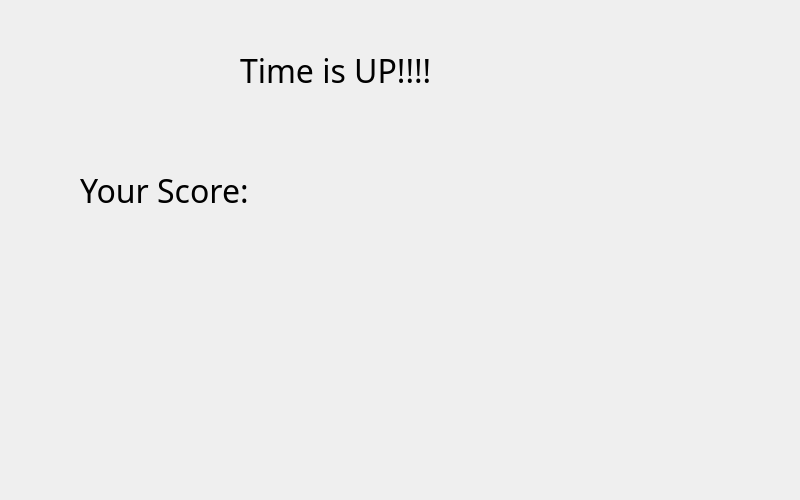
<?xml version="1.0" encoding="UTF-8"?>
<ui version="4.0">
 <class>GameOver</class>
 <widget class="QMainWindow" name="GameOver">
  <property name="geometry">
   <rect>
    <x>0</x>
    <y>0</y>
    <width>800</width>
    <height>500</height>
   </rect>
  </property>
  <property name="windowTitle">
   <string>MainWindow</string>
  </property>
  <widget class="QWidget" name="centralwidget">
   <widget class="QLabel" name="label">
    <property name="geometry">
     <rect>
      <x>240</x>
      <y>20</y>
      <width>300</width>
      <height>100</height>
     </rect>
    </property>
    <property name="font">
     <font>
      <family>Algerian</family>
      <pointsize>24</pointsize>
     </font>
    </property>
    <property name="text">
     <string>Time is UP!!!!</string>
    </property>
   </widget>
   <widget class="QLabel" name="label_2">
    <property name="geometry">
     <rect>
      <x>80</x>
      <y>140</y>
      <width>281</width>
      <height>101</height>
     </rect>
    </property>
    <property name="font">
     <font>
      <family>Algerian</family>
      <pointsize>24</pointsize>
     </font>
    </property>
    <property name="text">
     <string>Your Score:</string>
    </property>
   </widget>
   <widget class="QLabel" name="scorePic">
    <property name="geometry">
     <rect>
      <x>430</x>
      <y>150</y>
      <width>141</width>
      <height>71</height>
     </rect>
    </property>
    <property name="font">
     <font>
      <family>Algerian</family>
      <pointsize>24</pointsize>
     </font>
    </property>
    <property name="text">
     <string/>
    </property>
    <property name="alignment">
     <set>Qt::AlignRight|Qt::AlignTrailing|Qt::AlignVCenter</set>
    </property>
   </widget>
   <widget class="QLabel" name="starPic">
    <property name="geometry">
     <rect>
      <x>270</x>
      <y>270</y>
      <width>271</width>
      <height>161</height>
     </rect>
    </property>
    <property name="font">
     <font>
      <family>Algerian</family>
      <pointsize>24</pointsize>
     </font>
    </property>
    <property name="text">
     <string/>
    </property>
   </widget>
  </widget>
 </widget>
 <resources/>
 <connections/>
</ui>
